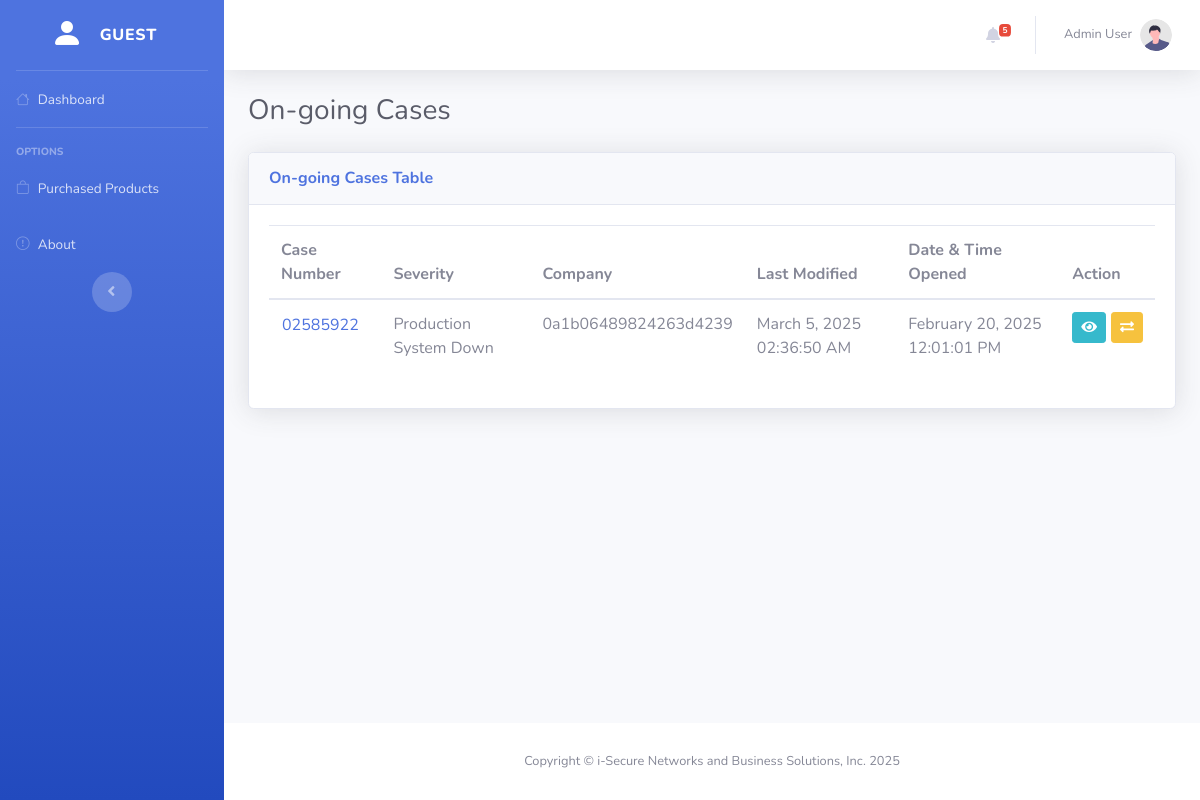
The page /administrator/ongoing_cases.php on the database as committed earlier.
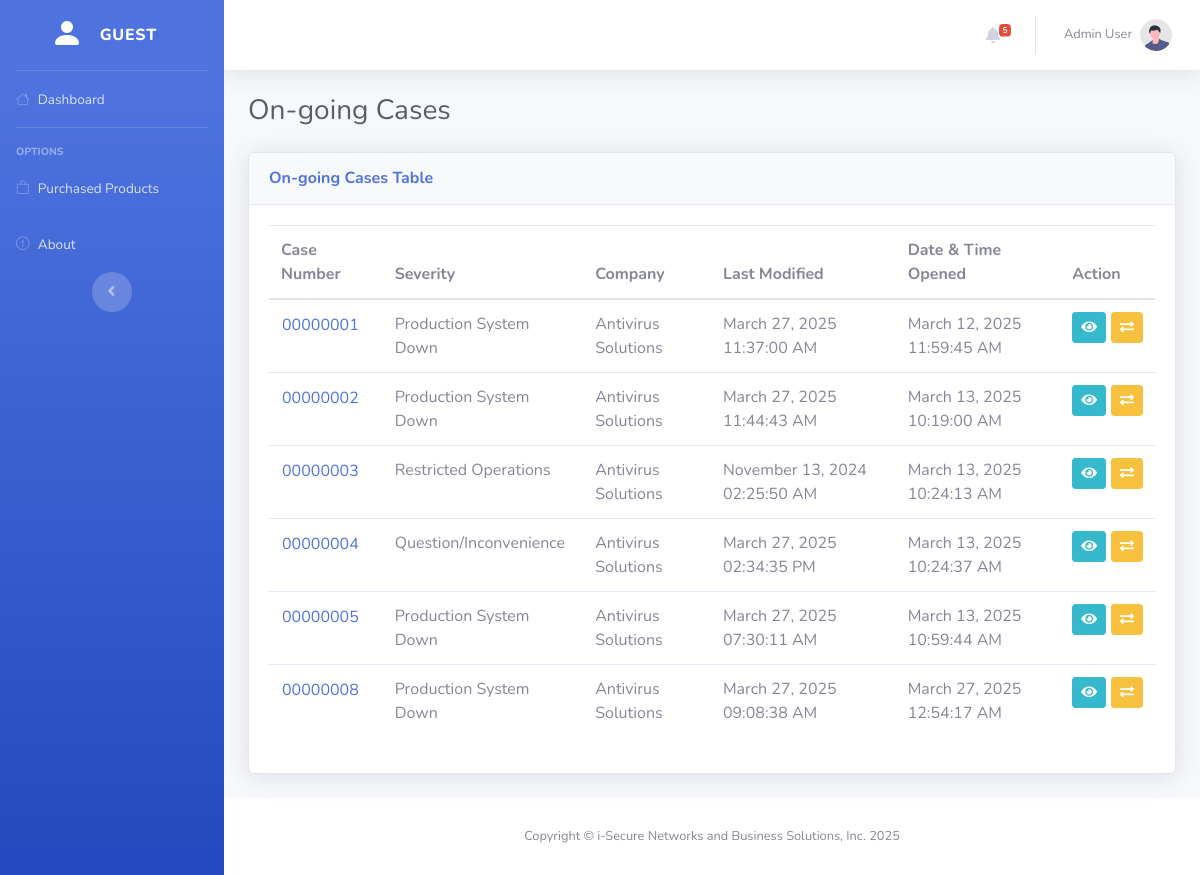
The same page on the database as committed later.
### tables this page shows
CREATE TABLE `admin_notifications` (
  `id` int(11) NOT NULL,
  `case_number` varchar(8) NOT NULL,
  `notification_subject` varchar(255) NOT NULL,
  `notification_body` text NOT NULL,
  `sent_at` timestamp NOT NULL DEFAULT current_timestamp()
);

CREATE TABLE `cases` (
  `id` int(11) NOT NULL,
  `case_number` varchar(50) NOT NULL,
  `type` varchar(255) NOT NULL,
  `subject` text NOT NULL,
  `user_id` int(11) DEFAULT NULL,
  `product_group` varchar(255) NOT NULL,
  `product` varchar(255) NOT NULL,
  `product_version` varchar(50) NOT NULL,
  `severity` enum('Production System Down','Restricted Operations','Question/Inconvenience','') NOT NULL,
  `case_status` enum('New','Waiting in Progress','Closed','Solved') NOT NULL DEFAULT 'New',
  `attachment` varchar(255) NOT NULL,
  `case_owner` int(11) NOT NULL,
  `company` varchar(255) NOT NULL,
  `last_modified` timestamp NOT NULL DEFAULT current_timestamp() ON UPDATE current_timestamp(),
  `datetime_opened` datetime DEFAULT current_timestamp(),
  `reopen` int(11) NOT NULL
);

### fetch/technical_ongoing_cases.php (called while the page is built)
<?php
require_once "../config/database.php";
$getOngoingCases = mysqli_prepare($connection, "SELECT * FROM cases WHERE case_status = ?");
$caseStatus = "Waiting in Progress";
mysqli_stmt_bind_param($getOngoingCases, "s", $caseStatus);
mysqli_stmt_execute($getOngoingCases);
$getOngoingCasesResult = mysqli_stmt_get_result($getOngoingCases);
$ongoingCasesTable = [];
if (mysqli_num_rows($getOngoingCasesResult) > 0) {
    while ($row = mysqli_fetch_assoc($getOngoingCasesResult)) {
        $row["last_modified"] = date("F j, Y h:i:s A", strtotime($row["last_modified"]));
        $row["datetime_opened"] = date("F j, Y h:i:s A", strtotime($row["datetime_opened"]));
        $ongoingCasesTable[] = $row;
    }
}

### administrator/ongoing_cases.php (the view, shortened to what this page needs)
<?php
$pageTitle = "On-going Cases";
require_once "../fetch/technical_ongoing_cases.php";
?>
<!DOCTYPE html>
<html lang="en">
<head>
    <?php include_once "../components/head.php" ?>
    <link rel="stylesheet" href="https://cdn.datatables.net/2.2.2/css/dataTables.bootstrap4.css">
</head>
<body id="page-top">
    <div id="wrapper">
        <?php include_once "../components/sidebar.php" ?>
        <div id="content-wrapper" class="d-flex flex-column">
            <div id="content">
            <?php include_once "../components/administrator_topbar.php" ?>
            <div class="container-fluid">
                    <div class="d-sm-flex align-items-center justify-content-between mb-4">
                        <h1 class="h3 mb-0 text-gray-800"><?= htmlspecialchars($pageTitle) ?></h1>
                    </div>
                    <div class="card shadow mb-4">
                        <div class="card-header py-3">
                            <h6 class="m-0 font-weight-bold text-primary"><?= htmlspecialchars($pageTitle) ?> Table</h6>
                        </div>
                        <div class="card-body">
                            <div class="table-responsive">
                                <table class="table" id="table">
                                    <thead>
                                        <tr>
                                            <th>Case Number</th>
                                            <th>Severity</th>
                                            <th>Company</th>
                                            <th>Last Modified</th>
                                            <th>Date & Time Opened</th>
                                            <th>Action</th>
                                        </tr>
                                    </thead>
                                    <tbody>
                                        <?php
                                        foreach ($ongoingCasesTable as $row) {
                                            $caseNumberLink = '<a href="#" class="case-number btn btn-link p-0" data-case-id="' . htmlspecialchars($row["id"]) . '" data-case-number="' . htmlspecialchars($row["case_number"]) . '" data-case-owner-name="' . htmlspecialchars($row["case_owner"]) . '">' . htmlspecialchars($row["case_number"]) . '</a>';
                                            $transferButton = '<button type="button" class="btn btn-sm btn-warning transfer-case-btn" data-case-id="' . htmlspecialchars($row["id"]) . '" data-case-number="' . htmlspecialchars($row["case_number"]) . '" title="Transfer Case"><i class="fas fa-exchange-alt"></i></button>';
                                            $viewDetailsButton = '<button type="button" class="btn btn-sm btn-info view-details-btn" ' .
                                                'data-id="' . htmlspecialchars($row["id"]) . '" ' .
                                                'data-case_number="' . htmlspecialchars($row["case_number"]) . '" ' .
                                                'data-type="' . htmlspecialchars($row["type"]) . '" ' .
                                                'data-subject="' . htmlspecialchars($row["subject"]) . '" ' .
                                                'data-product_group="' . htmlspecialchars($row["product_group"]) . '" ' .
                                                'data-product="' . htmlspecialchars($row["product"]) . '" ' .
                                                'data-product_version="' . htmlspecialchars($row["product_version"]) . '" ' .
                                                'data-severity="' . htmlspecialchars($row["severity"]) . '" ' .
                                                'data-case_owner="' . htmlspecialchars($row["case_owner"]) . '" ' .
                                                'data-company="' . htmlspecialchars($row["company"]) . '" ' .
                                                'data-last_modified="' . htmlspecialchars($row["last_modified"]) . '" ' .
                                                'data-datetime_opened="' . htmlspecialchars($row["datetime_opened"]) . '" ' .
                                                'title="View Details">' .
                                                '<i class="fas fa-eye"></i>' .
                                                '</button>';
                                            echo "<tr id='case-row-" . htmlspecialchars($row["id"]) . "'>";
                                            echo "<td>" . $caseNumberLink . "</td>";
                                            echo "<td>" . htmlspecialchars($row["severity"]) . "</td>";
                                            echo "<td>" . htmlspecialchars($row["company"]) . "</td>";
                                            echo "<td class='last-modified-cell'>" . htmlspecialchars($row["last_modified"]) . "</td>";
                                            echo "<td>" . htmlspecialchars($row["datetime_opened"]) . "</td>";
                                            echo '<td><div class="action-btn-group">' . $viewDetailsButton . $transferButton . '</div></td>';
                                            echo "</tr>";
                                        }
                                        ?>
                                    </tbody>
                                </table>
                            </div>
                        </div>
                    </div>
                </div>
            </div>
            <?php include_once "../components/footer.php" ?>
        </div>
    </div>
</body>
</html>

### components/head.php (shortened to what this page needs)
<link href="../vendor/fontawesome-free/css/all.min.css" rel="stylesheet" type="text/css" />
<link rel="stylesheet" href="https://cdn.jsdelivr.net/npm/bootstrap-icons@1.11.3/font/bootstrap-icons.min.css">
<link href="../css/sb-admin-2.min.css" rel="stylesheet" />

### components/sidebar.php (shortened to what this page needs)
<ul class="navbar-nav bg-gradient-primary sidebar sidebar-dark accordion" id="accordionSidebar">
    <a class="sidebar-brand d-flex align-items-center justify-content-center" href="home.php">
        <div class="sidebar-brand-icon">
            <i class="bi bi-person-fill"></i>
        </div>
        <div class="sidebar-brand-text mx-3"><?= isset($_SESSION["user_role"]) ? htmlspecialchars($_SESSION["user_role"]) : 'Guest' ?></div>
    </a>
    <hr class="sidebar-divider my-0" />
    <li class="nav-item <?= ($pageTitle ?? '') == "Dashboard" ? "active" : "" ?>">
        <a class="nav-link" href="home.php">
            <i class="bi bi-house<?= ($pageTitle ?? '') == "Dashboard" ? "-fill" : "" ?>"></i>
            <span>Dashboard</span></a>
    </li>
    <hr class="sidebar-divider" />
    <div class="sidebar-heading">Options</div>
    <li class="nav-item <?= ($pageTitle ?? '') == "Purchased Products" ? "active" : "" ?>">
        <a class="nav-link" href="all_purchased_products.php">
            <i class="bi bi-bag<?= ($pageTitle ?? '') == "All Purchased Products" ? "-fill" : "" ?>"></i>
            <span>Purchased Products</span></a>
    </li>
    <li class="nav-item <?= ($pageTitle ?? '') == "About" ? "active" : "" ?>">
        <a class="nav-link" href="about.php">
            <i class="bi bi-exclamation-circle<?= ($pageTitle ?? '') == "About" ? "-fill" : "" ?>"></i>
            <span>About</span></a>
    </li>
    <div class="text-center d-none d-md-inline">
        <button class="rounded-circle border-0" id="sidebarToggle"></button>
    </div>
</ul>

### components/administrator_topbar.php (shortened to what this page needs)
<?php
$notification_count = 0;
if (isset($connection) && $connection instanceof mysqli && $connection->ping()) {
    $query_notif = "SELECT id, case_number, notification_subject, notification_body, sent_at
                    FROM admin_notifications
                    ORDER BY sent_at DESC
                    LIMIT 5";
    $result_notif = $connection->query($query_notif);
    if ($result_notif) {
        $notification_count = $result_notif->num_rows;
    } else {
        error_log("Error fetching admin notifications: " . $connection->error);
    }
} else {
     error_log("Database connection not available or invalid for fetching notifications.");
}
?>
<nav class="navbar navbar-expand navbar-light bg-white topbar mb-4 static-top shadow">
    <ul class="navbar-nav ml-auto">
        <li class="nav-item dropdown no-arrow mx-1">
            <a class="nav-link dropdown-toggle" href="#" id="alertsDropdown" role="button" data-toggle="dropdown"
                aria-haspopup="true" aria-expanded="false">
                <i class="fas fa-bell fa-fw"></i>
                <?php if ($notification_count > 0): ?>
                    <span class="badge badge-danger badge-counter">
                        <?= $notification_count ?>
                    </span>
                <?php endif; ?>
            </a>
        </li>
        <li class="nav-item dropdown no-arrow">
            <a class="nav-link dropdown-toggle" href="#" id="userDropdown" role="button" data-toggle="dropdown"
                aria-haspopup="true" aria-expanded="false">
                <span class="mr-2 d-none d-lg-inline text-gray-600 small">
                    <?= isset($_SESSION["user_full_name"]) ? htmlspecialchars($_SESSION["user_full_name"]) : 'Admin User' ?>
                </span>
                <img class="img-profile rounded-circle" src="../img/undraw_profile.svg" />
            </a>
        </li>
    </ul>
</nav>

### components/footer.php
<footer class="sticky-footer bg-white">
    <div class="container my-auto">
        <div class="copyright text-center my-auto">
            <span>Copyright &copy; i-Secure Networks and Business Solutions, Inc. 2025</span>
        </div>
    </div>
</footer>

### administrator/ongoing_cases.php (style rules this page uses)
.action-btn-group { display: flex; gap: 5px; }

Rows that differ between the two databases and show on the page:
no longer on this page (row unchanged): admin_notifications: id "5"
removed cases: case_number "02585922", severity "Production System Down", company "0a1b06489824263d4239", last_modified "March 5, 2025 02:36:50 AM", datetime_opened "February 20, 2025 12:01:01 PM"
added cases: case_number "00000001", severity "Production System Down", company "Antivirus Solutions", last_modified "March 27, 2025 11:37:00 AM", datetime_opened "March 12, 2025 11:59:45 AM"
added cases: case_number "00000002", severity "Production System Down", company "Antivirus Solutions", last_modified "March 27, 2025 11:44:43 AM", datetime_opened "March 13, 2025 10:19:00 AM"
added cases: case_number "00000003", severity "Restricted Operations", company "Antivirus Solutions", last_modified "November 13, 2024 02:25:50 AM", datetime_opened "March 13, 2025 10:24:13 AM"
added cases: case_number "00000004", severity "Question/Inconvenience", company "Antivirus Solutions", last_modified "March 27, 2025 02:34:35 PM", datetime_opened "March 13, 2025 10:24:37 AM"
added cases: case_number "00000005", severity "Production System Down", company "Antivirus Solutions", last_modified "March 27, 2025 07:30:11 AM", datetime_opened "March 13, 2025 10:59:44 AM"
added cases: case_number "00000008", severity "Production System Down", company "Antivirus Solutions", last_modified "March 27, 2025 09:08:38 AM", datetime_opened "March 27, 2025 12:54:17 AM"
Other text that changed with them:
$notification_count: (not shown) → "5"
